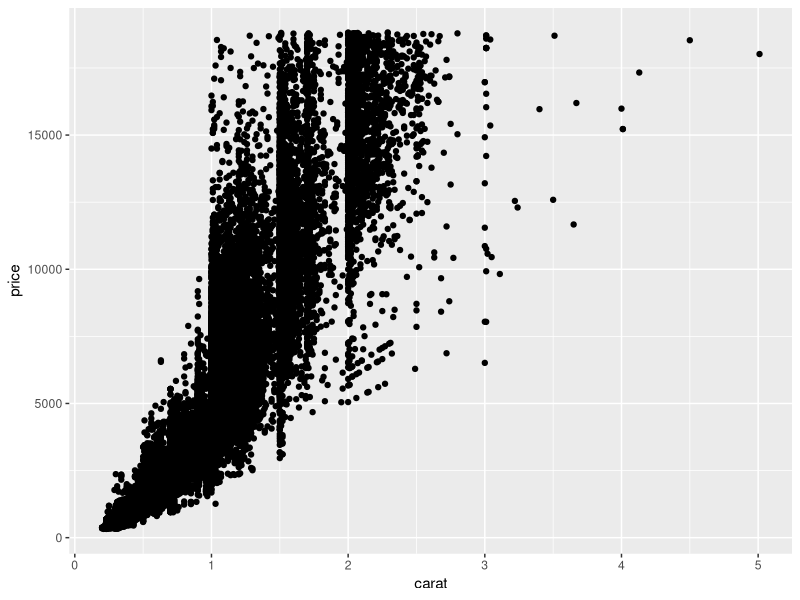
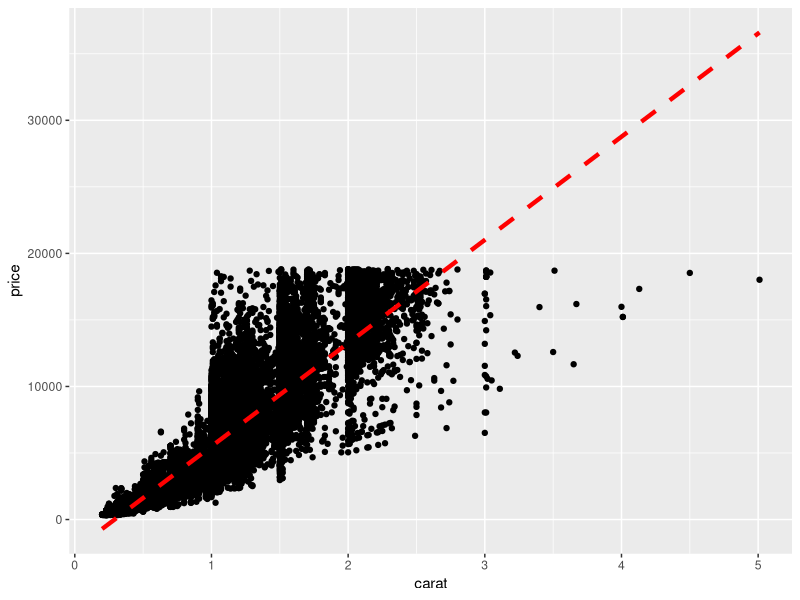
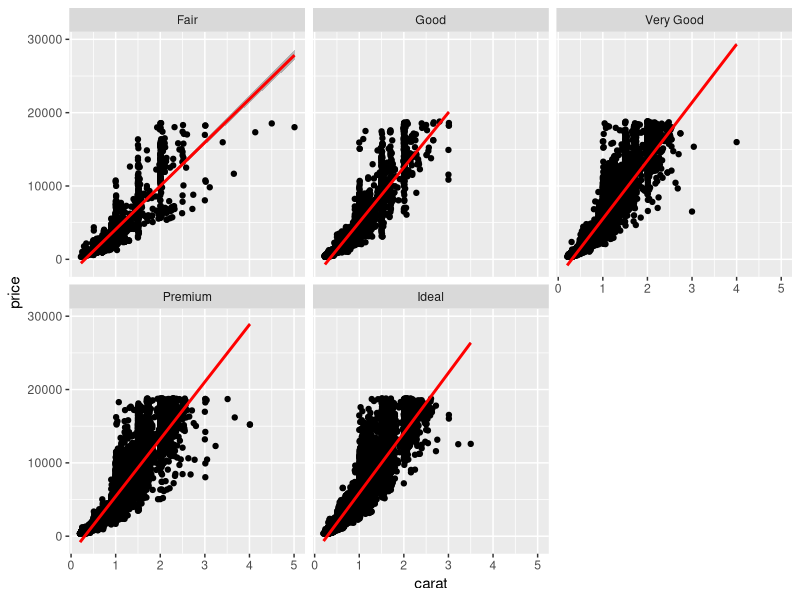
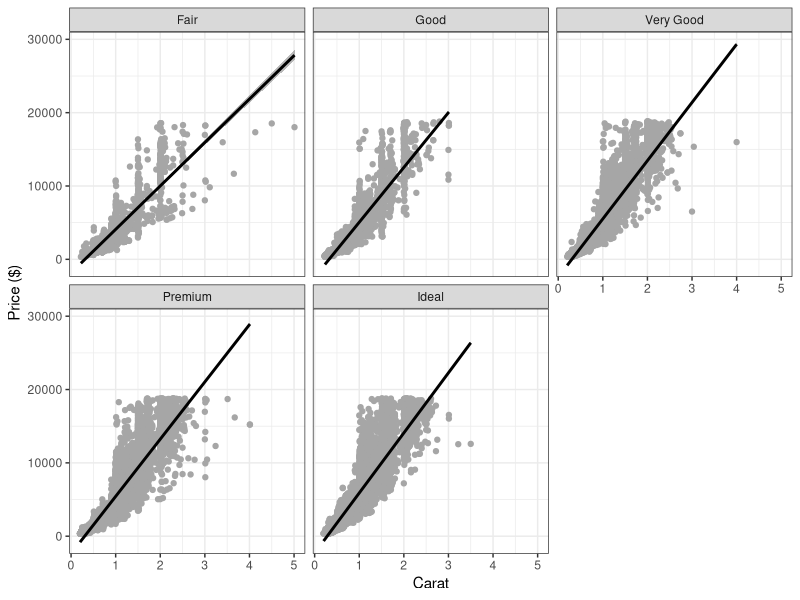
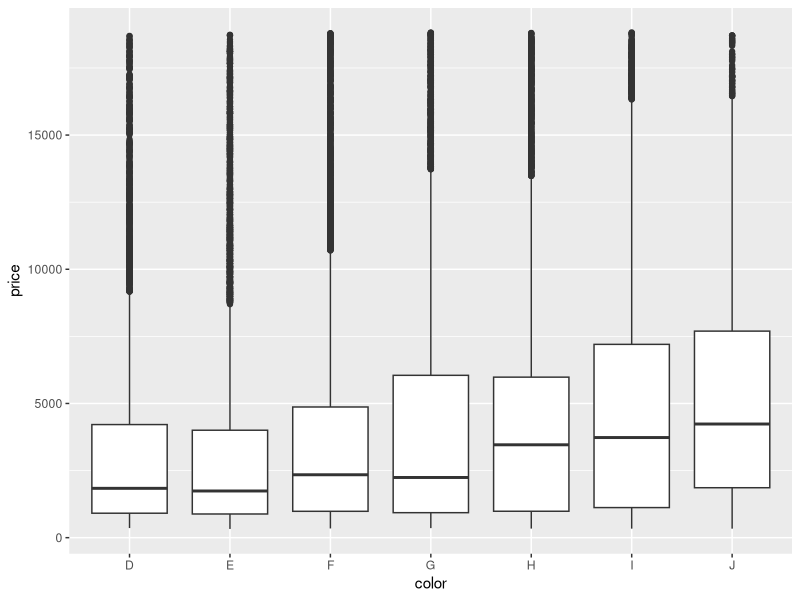
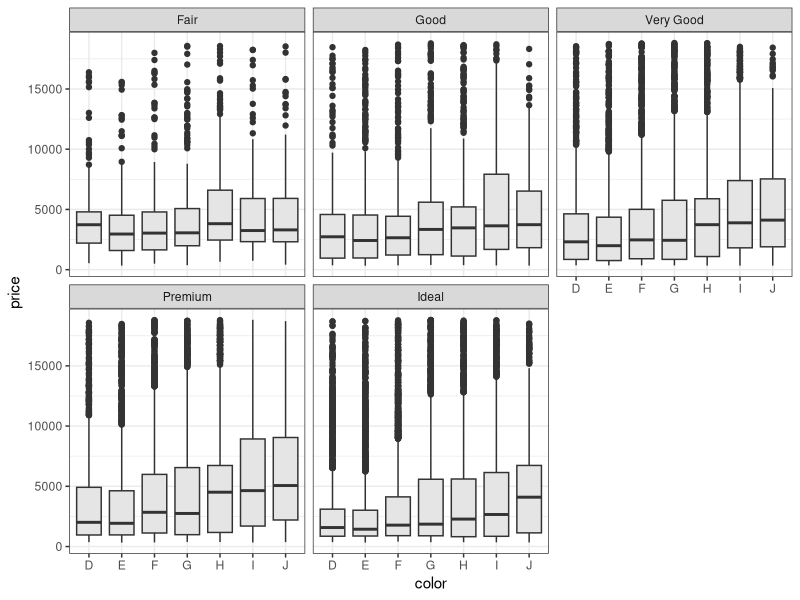
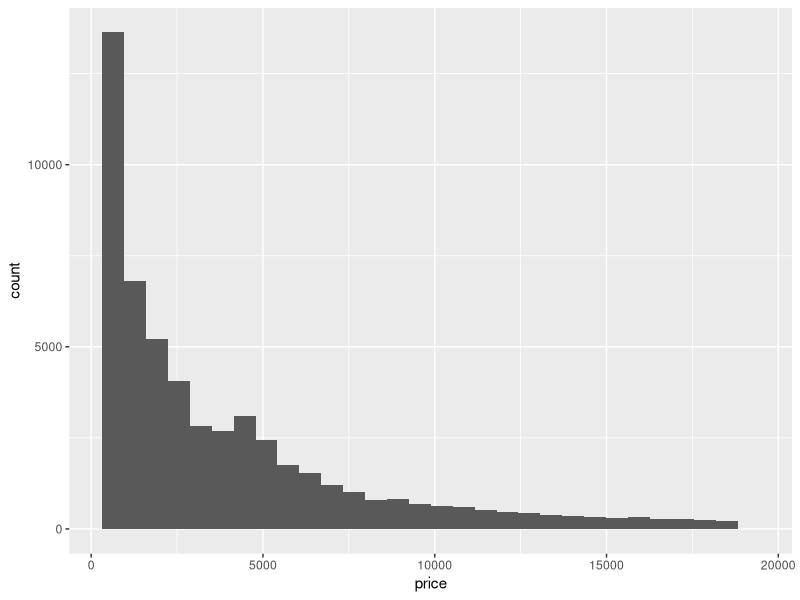
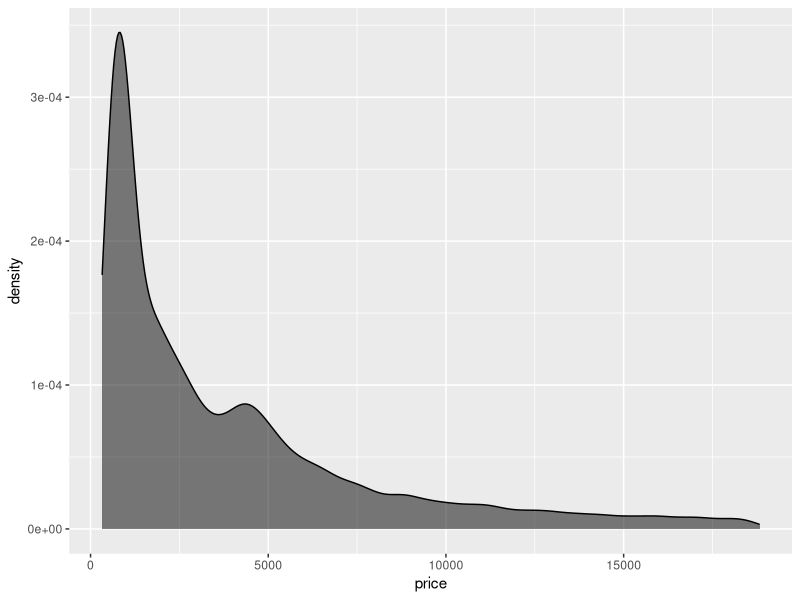

Source code (R) for these figures, in order:
## ---- chunk 1
library(ggplot2)
class(diamonds)
## ---- chunk 2
diamonds
## ---- chunk 3
library(dplyr)

filter(diamonds, carat > 3 &
         cut %in% c("Premium", "Ideal") &
         color %in% c("D", "E", "F"))
## ---- chunk 4
dplyr::select(diamonds, carat, cut, color, clarity)
## ---- chunk 5
dplyr::select(diamonds, carat:clarity, price)
## ---- chunk 6
diamonds %>%
  filter(carat > 3 &
           cut %in% c("Premium", "Ideal") &
           color %in% c("D", "E", "F")) %>%
  dplyr::select(carat:clarity, price)
## ---- chunk 7
diamonds %>%
  dplyr::select(color, price, carat) %>%
  arrange(color, price, desc(carat))
## ---- chunk 8
diamonds %>%
  dplyr::select(color, carat, price) %>%
  mutate(ppc = price / carat, 
         ppc_rnd = round(ppc, 2))
## ---- chunk 9
diamonds %>% 
  group_by(color) %>%
  summarise(MIN = min(price), MEAN = mean(price), MAX = max(price))
## ---- chunk 10
summarise(diamonds, min = min(price), mean = mean(price), max = max(price))
## ---- chunk 11
olddata_wide <- read.table(header = TRUE, text = '
 subject sex control cond1 cond2
       1   M     7.9  12.3  10.7
       2   F     6.3  10.6  11.1
       3   F     9.5  13.1  13.8
       4   M    11.5  13.4  12.9
')
## ---- chunk 12
library(reshape2)
melt(olddata_wide, id.vars = c("subject", "sex"))
## ---- chunk 13
library(ggplot2)

ggplot(aes(x = carat, y = price), data = diamonds) + 
  geom_point()
## ---- chunk 14
ggplot(aes(x = carat, y = price), data = diamonds) + 
  geom_point() +
  stat_smooth(method = "lm", se = FALSE, 
              colour = "red", size = 1.5, linetype = "dashed")
## ---- chunk 15
ggplot(aes(x = carat, y = price), data = diamonds) + 
  geom_point() +
  stat_smooth(method = "lm", se = TRUE, 
              colour = "red", fill = "grey35") + 
  facet_wrap(~ cut)
## ---- chunk 16
ggplot(aes(x = carat, y = price), data = diamonds) + 
  geom_point(colour = "grey65") +
  stat_smooth(method = "lm", se = TRUE, 
              colour = "black", fill = "grey35") +
  facet_wrap(~ cut, nrow = 2, ncol = 3) +
  labs(x = "Carat", y = "Price ($)") +
  theme_bw()
## ---- chunk 17
## basic frame
p <- ggplot(aes(x = color, y = price), data = diamonds)

## add boxplot
p_bw <- p + geom_boxplot()

## print
print(p_bw)
## ---- chunk 18
## add faceted boxplots
p_bw <- p + 
  geom_boxplot(fill = "grey90") +
  facet_wrap(~ cut) +
  theme_bw()

print(p_bw)
## ---- chunk 19
## new basic frame
p <- ggplot(aes(x = price), data = diamonds)

## add histogram
p_hist <- p + geom_histogram()

print(p_hist)
## ---- chunk 20
## add densityplot
p_dens <- p +  geom_density(fill = "black", alpha = 0.5)

print(p_dens)
## ---- chunk 21
p_dens <- p +
  geom_density(fill = "black", alpha = 0.5) +
  facet_grid(color ~ cut) +
  theme_bw() +
  theme(axis.text.x = element_text(angle = 45, hjust = 1))

print(p_dens)
